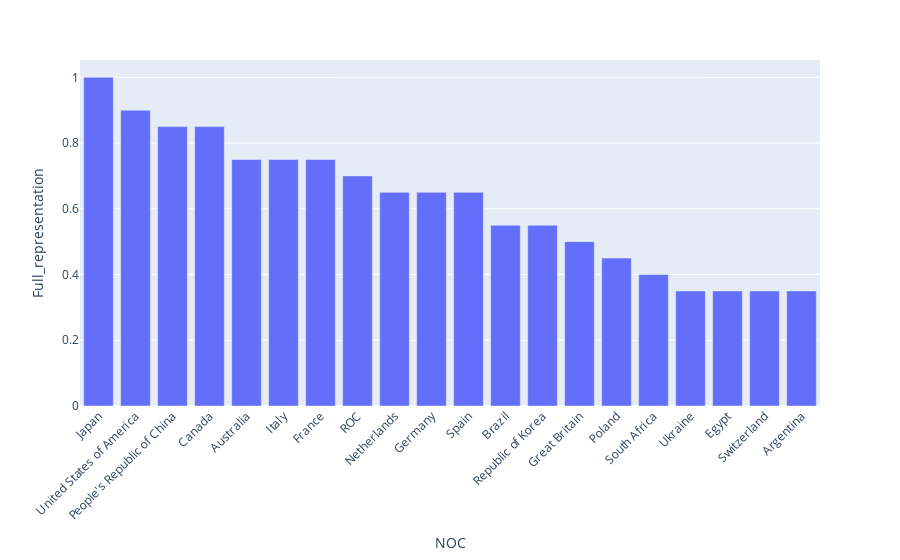

This figure's notebook cell:
### Code cell
# create graph of top 20 countries with relative full representative
fig = px.bar(percentages.sort_values('Full_representation',ascending = False).iloc[0:20], 
             x="NOC", y='Full_representation', hover_data=['Full_representation'])

# tickangle xaxis
fig.update_layout(xaxis_tickangle=-45)


fig.show()

### Figure 1 — Plotly figure (JSON) as saved in the notebook; plotly's stock layout.template omitted (floating-point values rounded to 4 significant figures)
{"data": [{"alignmentgroup": "True", "customdata": [[1], [0.9], [0.85], [0.85], [0.75], [0.75], [0.75], [0.7], [0.65], [0.65], [0.65], [0.55], [0.55], [0.5], [0.45], [0.4], [0.35], [0.35], [0.35], [0.35]], "hoverlabel": {"namelength": 0}, "hovertemplate": "NOC=%{x}<br>Full_representation=%{customdata[0]}", "legendgroup": "", "marker": {"color": "#636efa"}, "name": "", "offsetgroup": "", "orientation": "v", "showlegend": false, "textposition": "auto", "type": "bar", "x": ["Japan", "United States of America", "People's Republic of China", "Canada", "Australia", "Italy", "France", "ROC", "Netherlands", "Germany", "Spain", "Brazil", "Republic of Korea", "Great Britain", "Poland", "South Africa", "Ukraine", "Egypt", "Switzerland", "Argentina"], "xaxis": "x", "y": [1, 0.9, 0.85, 0.85, 0.75, 0.75, 0.75, 0.7, 0.65, 0.65, 0.65, 0.55, 0.55, 0.5, 0.45, 0.4, 0.35, 0.35, 0.35, 0.35], "yaxis": "y"}], "layout": {"barmode": "relative", "legend": {"tracegroupgap": 0}, "margin": {"t": 60}, "xaxis": {"anchor": "y", "domain": [0, 1], "tickangle": -45, "title": {"text": "NOC"}}, "yaxis": {"anchor": "x", "domain": [0, 1], "title": {"text": "Full_representation"}}}}
